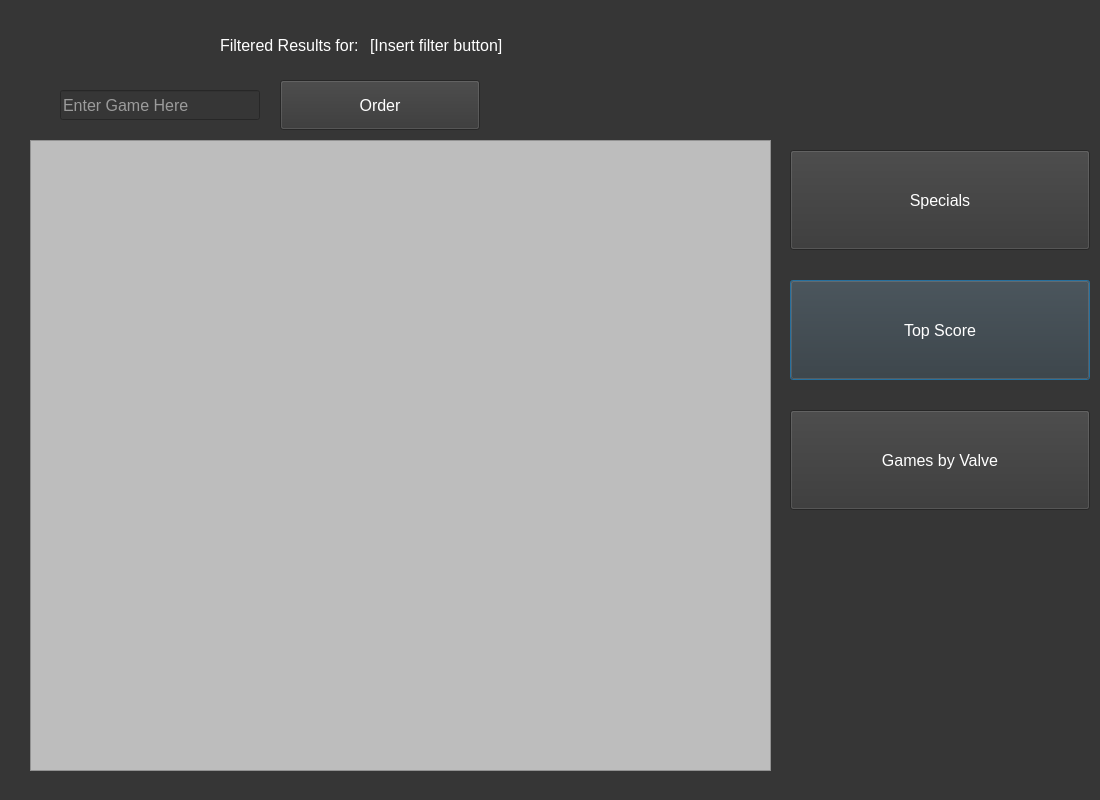
<?xml version="1.0" encoding="UTF-8"?>
<ui version="4.0">
 <class>filteredResults</class>
 <widget class="QDialog" name="filteredResults">
  <property name="geometry">
   <rect>
    <x>0</x>
    <y>0</y>
    <width>1100</width>
    <height>800</height>
   </rect>
  </property>
  <property name="windowTitle">
   <string>Filter Search</string>
  </property>
  <property name="styleSheet">
   <string notr="true">background-color: rgb(54, 54, 54);</string>
  </property>
  <widget class="QTableView" name="tableFilteredResults">
   <property name="geometry">
    <rect>
     <x>30</x>
     <y>140</y>
     <width>741</width>
     <height>631</height>
    </rect>
   </property>
   <property name="styleSheet">
    <string notr="true">color: rgb(0, 0, 0); background: rgb(189, 189, 189)</string>
   </property>
  </widget>
  <widget class="QLabel" name="labelFiltered">
   <property name="geometry">
    <rect>
     <x>220</x>
     <y>30</y>
     <width>201</width>
     <height>31</height>
    </rect>
   </property>
   <property name="font">
    <font>
     <pointsize>12</pointsize>
    </font>
   </property>
   <property name="styleSheet">
    <string notr="true">color: rgb(255, 255, 255)</string>
   </property>
   <property name="text">
    <string>Filtered Results for: </string>
   </property>
  </widget>
  <widget class="QLabel" name="filterType">
   <property name="geometry">
    <rect>
     <x>370</x>
     <y>30</y>
     <width>311</width>
     <height>31</height>
    </rect>
   </property>
   <property name="font">
    <font>
     <pointsize>12</pointsize>
    </font>
   </property>
   <property name="styleSheet">
    <string notr="true">color: rgb(255, 255, 255)</string>
   </property>
   <property name="text">
    <string>[Insert filter button]</string>
   </property>
  </widget>
  <widget class="QPushButton" name="score">
   <property name="geometry">
    <rect>
     <x>790</x>
     <y>280</y>
     <width>300</width>
     <height>100</height>
    </rect>
   </property>
   <property name="font">
    <font>
     <pointsize>12</pointsize>
    </font>
   </property>
   <property name="styleSheet">
    <string notr="true">color: rgb(255, 255, 255)</string>
   </property>
   <property name="text">
    <string>Top Score</string>
   </property>
  </widget>
  <widget class="QPushButton" name="specials">
   <property name="geometry">
    <rect>
     <x>790</x>
     <y>150</y>
     <width>300</width>
     <height>100</height>
    </rect>
   </property>
   <property name="font">
    <font>
     <pointsize>12</pointsize>
    </font>
   </property>
   <property name="autoFillBackground">
    <bool>false</bool>
   </property>
   <property name="styleSheet">
    <string notr="true">color: rgb(255, 255, 255)</string>
   </property>
   <property name="text">
    <string>Specials</string>
   </property>
  </widget>
  <widget class="QPushButton" name="valveFilter">
   <property name="geometry">
    <rect>
     <x>790</x>
     <y>410</y>
     <width>300</width>
     <height>100</height>
    </rect>
   </property>
   <property name="font">
    <font>
     <pointsize>12</pointsize>
    </font>
   </property>
   <property name="styleSheet">
    <string notr="true">color: rgb(255, 255, 255)</string>
   </property>
   <property name="text">
    <string>Games by Valve</string>
   </property>
  </widget>
  <widget class="QLineEdit" name="orderEdit">
   <property name="geometry">
    <rect>
     <x>60</x>
     <y>90</y>
     <width>200</width>
     <height>30</height>
    </rect>
   </property>
   <property name="font">
    <font>
     <pointsize>12</pointsize>
    </font>
   </property>
   <property name="styleSheet">
    <string notr="true">color: rgb(255, 255, 255)</string>
   </property>
   <property name="placeholderText">
    <string>Enter Game Here</string>
   </property>
  </widget>
  <widget class="QPushButton" name="pushButton">
   <property name="geometry">
    <rect>
     <x>280</x>
     <y>80</y>
     <width>200</width>
     <height>50</height>
    </rect>
   </property>
   <property name="font">
    <font>
     <pointsize>12</pointsize>
    </font>
   </property>
   <property name="styleSheet">
    <string notr="true">color: rgb(255, 255, 255)</string>
   </property>
   <property name="text">
    <string>Order</string>
   </property>
  </widget>
 </widget>
 <resources/>
 <connections/>
</ui>
